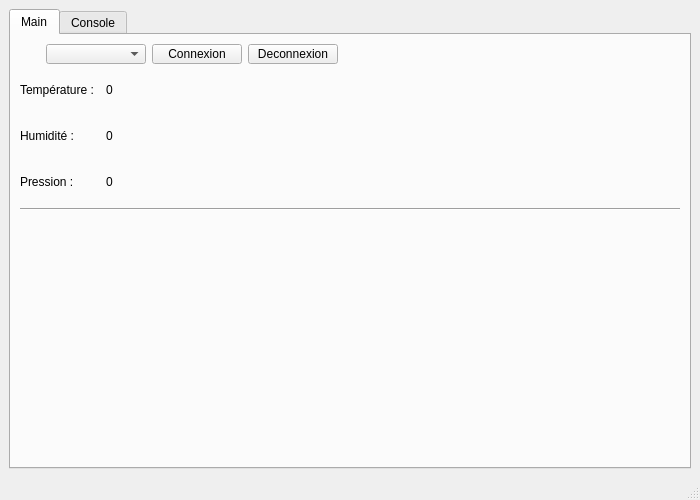
<?xml version="1.0" encoding="UTF-8"?>
<ui version="4.0">
 <class>MainWindow</class>
 <widget class="QMainWindow" name="MainWindow">
  <property name="geometry">
   <rect>
    <x>0</x>
    <y>0</y>
    <width>700</width>
    <height>500</height>
   </rect>
  </property>
  <property name="minimumSize">
   <size>
    <width>700</width>
    <height>500</height>
   </size>
  </property>
  <property name="windowTitle">
   <string>MainWindow</string>
  </property>
  <widget class="QWidget" name="centralwidget">
   <layout class="QVBoxLayout" name="verticalLayout_2" stretch="0">
    <item>
     <widget class="QTabWidget" name="tabWidget">
      <property name="currentIndex">
       <number>0</number>
      </property>
      <widget class="QWidget" name="MainTab">
       <attribute name="title">
        <string>Main</string>
       </attribute>
       <layout class="QVBoxLayout" name="verticalLayout" stretch="1,1,1,1,0,6">
        <item>
         <layout class="QHBoxLayout" name="connectionHorizontalLayout" stretch="1,1,1,1,3">
          <item>
           <widget class="QLabel" name="connectionIndicator">
            <property name="minimumSize">
             <size>
              <width>20</width>
              <height>20</height>
             </size>
            </property>
            <property name="maximumSize">
             <size>
              <width>20</width>
              <height>20</height>
             </size>
            </property>
            <property name="text">
             <string/>
            </property>
           </widget>
          </item>
          <item>
           <widget class="QComboBox" name="connectionComboBox">
            <property name="minimumSize">
             <size>
              <width>80</width>
              <height>20</height>
             </size>
            </property>
            <property name="maximumSize">
             <size>
              <width>100</width>
              <height>20</height>
             </size>
            </property>
           </widget>
          </item>
          <item>
           <widget class="QPushButton" name="connectionButton">
            <property name="minimumSize">
             <size>
              <width>70</width>
              <height>20</height>
             </size>
            </property>
            <property name="maximumSize">
             <size>
              <width>90</width>
              <height>20</height>
             </size>
            </property>
            <property name="text">
             <string>Connexion</string>
            </property>
            <property name="checkable">
             <bool>false</bool>
            </property>
            <property name="checked">
             <bool>false</bool>
            </property>
           </widget>
          </item>
          <item>
           <widget class="QPushButton" name="deconnectionButton">
            <property name="minimumSize">
             <size>
              <width>70</width>
              <height>20</height>
             </size>
            </property>
            <property name="maximumSize">
             <size>
              <width>90</width>
              <height>20</height>
             </size>
            </property>
            <property name="text">
             <string>Deconnexion</string>
            </property>
           </widget>
          </item>
          <item>
           <spacer name="horizontalSpacer">
            <property name="orientation">
             <enum>Qt::Horizontal</enum>
            </property>
            <property name="sizeHint" stdset="0">
             <size>
              <width>40</width>
              <height>0</height>
             </size>
            </property>
           </spacer>
          </item>
         </layout>
        </item>
        <item>
         <layout class="QHBoxLayout" name="temperatureHorizontalLayout" stretch="1,10">
          <item>
           <widget class="QLabel" name="temperatureLabel">
            <property name="minimumSize">
             <size>
              <width>80</width>
              <height>0</height>
             </size>
            </property>
            <property name="text">
             <string>Température :</string>
            </property>
           </widget>
          </item>
          <item>
           <widget class="QLabel" name="temperatureDisplay">
            <property name="minimumSize">
             <size>
              <width>50</width>
              <height>0</height>
             </size>
            </property>
            <property name="text">
             <string>0</string>
            </property>
           </widget>
          </item>
         </layout>
        </item>
        <item>
         <layout class="QHBoxLayout" name="humidityHorizontalLayout_" stretch="1,10">
          <property name="sizeConstraint">
           <enum>QLayout::SetDefaultConstraint</enum>
          </property>
          <item>
           <widget class="QLabel" name="humidityLabel">
            <property name="minimumSize">
             <size>
              <width>80</width>
              <height>0</height>
             </size>
            </property>
            <property name="text">
             <string>Humidité :</string>
            </property>
           </widget>
          </item>
          <item>
           <widget class="QLabel" name="humididyDisplay">
            <property name="minimumSize">
             <size>
              <width>50</width>
              <height>0</height>
             </size>
            </property>
            <property name="text">
             <string>0</string>
            </property>
           </widget>
          </item>
         </layout>
        </item>
        <item>
         <layout class="QHBoxLayout" name="pressureHorizontalLayout" stretch="1,10">
          <property name="sizeConstraint">
           <enum>QLayout::SetDefaultConstraint</enum>
          </property>
          <item>
           <widget class="QLabel" name="pressureLabel">
            <property name="minimumSize">
             <size>
              <width>80</width>
              <height>0</height>
             </size>
            </property>
            <property name="text">
             <string>Pression :</string>
            </property>
           </widget>
          </item>
          <item>
           <widget class="QLabel" name="pressureDisplay">
            <property name="minimumSize">
             <size>
              <width>50</width>
              <height>0</height>
             </size>
            </property>
            <property name="text">
             <string>0</string>
            </property>
           </widget>
          </item>
         </layout>
        </item>
        <item>
         <widget class="Line" name="line">
          <property name="orientation">
           <enum>Qt::Horizontal</enum>
          </property>
         </widget>
        </item>
        <item>
         <layout class="QHBoxLayout" name="curvesHorizontalLayout">
          <item>
           <widget class="qCustomPlot" name="customPlotWidget" native="true"/>
          </item>
         </layout>
        </item>
       </layout>
      </widget>
      <widget class="QWidget" name="consoleTab">
       <attribute name="title">
        <string>Console</string>
       </attribute>
       <layout class="QVBoxLayout" name="verticalLayout_4">
        <item>
         <widget class="QLabel" name="consoleLabel">
          <property name="text">
           <string>Port COM Console</string>
          </property>
         </widget>
        </item>
        <item>
         <widget class="QPushButton" name="consoleClearButton">
          <property name="minimumSize">
           <size>
            <width>70</width>
            <height>20</height>
           </size>
          </property>
          <property name="maximumSize">
           <size>
            <width>100</width>
            <height>20</height>
           </size>
          </property>
          <property name="text">
           <string>Clear Console</string>
          </property>
         </widget>
        </item>
        <item>
         <widget class="QTextBrowser" name="ConsoleTextBrowser"/>
        </item>
       </layout>
      </widget>
     </widget>
    </item>
   </layout>
  </widget>
  <widget class="QMenuBar" name="menuBar">
   <property name="geometry">
    <rect>
     <x>0</x>
     <y>0</y>
     <width>700</width>
     <height>17</height>
    </rect>
   </property>
  </widget>
  <widget class="QStatusBar" name="statusBar"/>
 </widget>
 <customwidgets>
  <customwidget>
   <class>qCustomPlot</class>
   <extends>QWidget</extends>
   <header>qcustomplot.h</header>
   <container>1</container>
  </customwidget>
 </customwidgets>
 <resources/>
 <connections/>
</ui>
